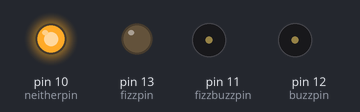
A sketch run on a simulated Arduino Uno, built with avr-gcc and run on an emulated ATmega328P. Shown: output pins drawn as LEDs (lit = HIGH), buzzer (waves = sounding, pin HIGH).

Above: at 0.5 s.
At 4.7 s:
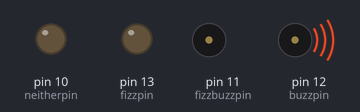
At 7.2 s:
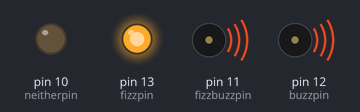
At 8.7 s:
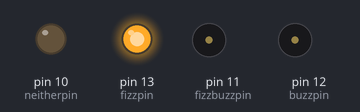
Timing chart, 0 to 9.8 s (numbered marks = the images above):
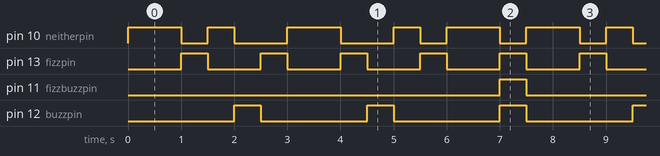

Measured:
- by itself, pin 13 (fizzpin): alternates HIGH for 0.50 s and LOW for 1.0 s
- by itself, pin 11 (fizzbuzzpin): alternates HIGH for 0.50 s and LOW for 7.0 s
- by itself, pin 12 (buzzpin): alternates HIGH for 0.50 s and LOW for 2.0 s
- by itself, pin 10 (neitherpin): repeats every 7.5 s: LOW 0.50 s, HIGH 0.50 s, LOW 1.0 s, HIGH 1.0 s, LOW 1.0 s, HIGH 0.50 s, 2 × (LOW 0.50 s, HIGH 1.0 s)

The sketch:

fizzbuzz-multi.ino
```cpp
int fizzpin = 13;
int buzzpin = 12;
int fizzbuzzpin = 11;
int neitherpin = 10;

int x = 1;

void setup()
{
  pinMode(fizzpin, OUTPUT);
  pinMode(buzzpin, OUTPUT);
  pinMode(fizzbuzzpin, OUTPUT);
  pinMode(neitherpin, OUTPUT);

}

void turnoff() {
  digitalWrite(fizzbuzzpin, LOW);
   digitalWrite(buzzpin, LOW);
   digitalWrite(fizzpin, LOW);
   digitalWrite(neitherpin, LOW);
}

void loop()
{
  turnoff();

  if((x % 5 == 0) && (x % 3 == 0)) {
    digitalWrite(fizzbuzzpin, HIGH);
    digitalWrite(fizzpin, HIGH);
    digitalWrite(buzzpin, HIGH);
  }
  else if (x % 3 == 0) {
     digitalWrite(fizzpin, HIGH);
  }
  else if (x % 5 == 0) {
     digitalWrite(buzzpin, HIGH);
  }
  else {
     digitalWrite(neitherpin, HIGH);
  }
  x = x + 1;
  delay(500); // Wait for 1000 millisecond(s)
}
```
